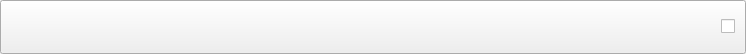
<?xml version="1.0" encoding="UTF-8"?>
<ui version="4.0">
 <class>ChannelItem</class>
 <widget class="QPushButton" name="ChannelItem">
  <property name="geometry">
   <rect>
    <x>0</x>
    <y>0</y>
    <width>746</width>
    <height>54</height>
   </rect>
  </property>
  <property name="windowTitle">
   <string>Frame</string>
  </property>
  <layout class="QHBoxLayout" name="horizontalLayout">
   <item>
    <widget class="ComplexHeaderIcon" name="IconLabel">
     <property name="sizePolicy">
      <sizepolicy hsizetype="Maximum" vsizetype="Preferred">
       <horstretch>0</horstretch>
       <verstretch>0</verstretch>
      </sizepolicy>
     </property>
     <property name="text">
      <string/>
     </property>
     <property name="alignment">
      <set>Qt::AlignCenter</set>
     </property>
    </widget>
   </item>
   <item>
    <widget class="QLabel" name="NameLabel">
     <property name="text">
      <string/>
     </property>
     <property name="textFormat">
      <enum>Qt::PlainText</enum>
     </property>
     <property name="scaledContents">
      <bool>true</bool>
     </property>
     <property name="wordWrap">
      <bool>true</bool>
     </property>
    </widget>
   </item>
   <item>
    <widget class="QCheckBox" name="checkBox">
     <property name="sizePolicy">
      <sizepolicy hsizetype="Maximum" vsizetype="Fixed">
       <horstretch>0</horstretch>
       <verstretch>0</verstretch>
      </sizepolicy>
     </property>
     <property name="text">
      <string/>
     </property>
    </widget>
   </item>
  </layout>
 </widget>
 <customwidgets>
  <customwidget>
   <class>ComplexHeaderIcon</class>
   <extends>QLabel</extends>
   <header location="global">ComplexHeaderIcon.h</header>
  </customwidget>
 </customwidgets>
 <resources/>
 <connections/>
</ui>
